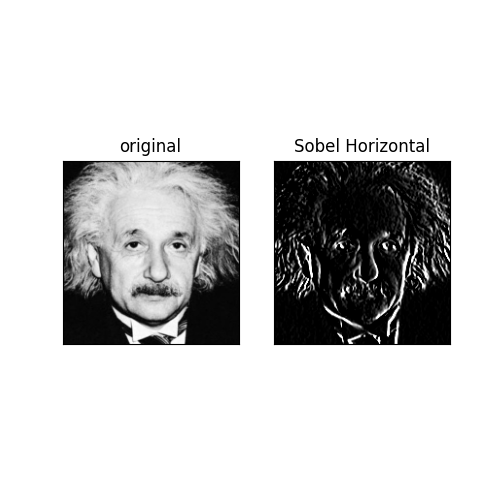

Here is the Python script that generated this plot:
import cv2 as cv
import numpy as np
from matplotlib import pyplot as plt

img=cv.imread("/Users/admin/Desktop/Maleesha’s Air/Maleesha's Air/KDU/Semester 5/Image processing and machine vision/Assignment/assignment_01_images/einstein.png",cv.IMREAD_REDUCED_GRAYSCALE_2)

kernel=np.array([(1,0,-1),(2,0,-2),(1,0,-1)],dtype='float')
image=cv.filter2D(img,-1,kernel)
fig,axes=plt.subplots(1,2,sharex='all',sharey='all',figsize=(5,5))
axes[0].imshow(img,cmap='gray')
axes[0].set_title('original')
axes[0].set_xticks([]),axes[0].set_yticks([])
axes[1].imshow(image,cmap='gray')
axes[1].set_title('Sobel Horizontal')
axes[1].set_xticks([]),axes[1].set_yticks([])
plt.savefig("Q6/partb.png")
plt.show()